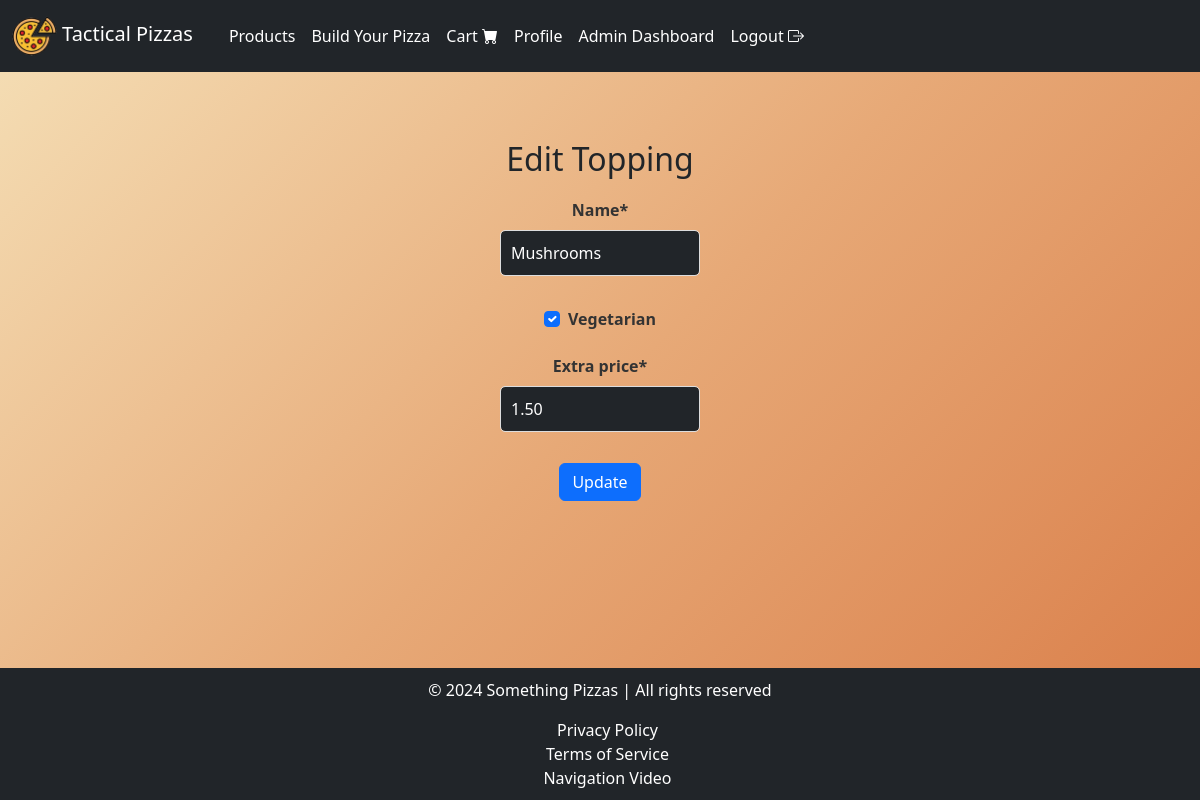
Screenshot of /products/staff/manage_toppings/edit/2/ (signed in) with the database file from the repository.
### products/models.py (models this page shows, shortened)
class Topping(models.Model):
    name = models.CharField(max_length=50)
    vegetarian = models.BooleanField(default=False)
    extra_price = models.DecimalField(max_digits=5, decimal_places=2, default=0)
    topping_id = models.CharField(max_length=10, unique=True, blank=True, editable=False)

### products/views.py (the view)
# urls.py: path('staff/manage_toppings/edit/<int:topping_id>/', views.edit_topping, name='edit_topping'),
@cache_control(no_cache=True, must_revalidate=True, no_store=True)
@user_passes_test(staff_required)
def edit_topping(request, topping_id):
    topping = get_object_or_404(Topping, id=topping_id)
    if request.method == "POST":
        form = ToppingForm(request.POST, instance=topping)
        if form.is_valid():
            form.save()
            messages.success(request, "Topping updated successfully.")
            return redirect('manage_toppings')
    else:
        form = ToppingForm(instance=topping)
    return render(request, 'staff/edit_topping.html', {
        'form': form,
    })

### products/forms.py
class ToppingForm(ModelForm):
    class Meta:
        model = Topping
        fields = ['name', 'vegetarian', 'extra_price']

### products/views.py (called while the page is built)
def staff_required(user):
    return user.is_staff

### products/templates/staff/edit_topping.html (shortened to what this page needs)
{% extends "layout.html" %}
{% load static %}
{% load crispy_forms_tags %}
{% block navbar %}
    {% include "navbar.html" %}
{% endblock %}
{% block body %}
<div class="container my-5">
    <h2>Edit Topping</h2>
    <form method="post">
        {{ form|crispy }}
        <button type="submit" class="btn btn-primary">Update</button>
    </form>
</div>
{% endblock %}
{% block footer %}
    {% include "footer.html" %}
{% endblock %}

### static/css/styles.css (style rules this page uses)
body { background: linear-gradient(135deg, #f5e0b7 0%, #e7a977 50%, #d97b46 100%); color: #2c2c2c; margin: 0; padding: 0; font-family: "Poppins", Arial, sans-serif; min-height: 100vh; overflow-x: hidden; background-attachment: fixed; }
.container { padding: 20px; border-radius: 10px; max-width: 600px; margin: 20px auto; position: relative; text-align: center; }
.btn-primary { background-color: #007bff; color: #fff; }
form { margin: 20px auto; display: flex; flex-direction: column; align-items: center; justify-content: center; max-width: 200px; }
form .form-control { background-color: #212529; color: #fff; border: 1px solid #ddd; padding: 10px; font-size: 1rem; border-radius: 5px; width: 100%; max-width: 500px; margin-bottom: 15px; }
form label { color: #333; font-weight: bold; margin-bottom: 5px; text-align: center; }
form .form-control::placeholder { color: #bec4c9; }

### rows the page displays
Topping: name "Mushrooms", vegetarian "☑", extra_price "1.50"
